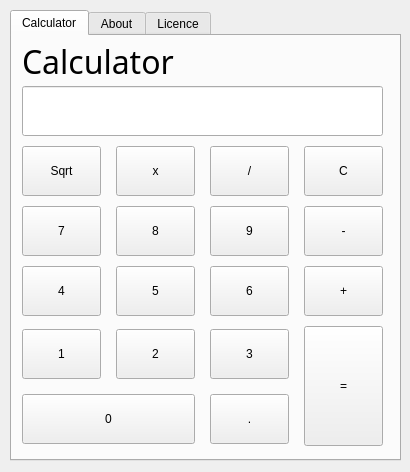
<?xml version="1.0" encoding="UTF-8"?>
<ui version="4.0">
 <class>Calc</class>
 <widget class="QWidget" name="Calc">
  <property name="geometry">
   <rect>
    <x>0</x>
    <y>0</y>
    <width>410</width>
    <height>472</height>
   </rect>
  </property>
  <property name="minimumSize">
   <size>
    <width>410</width>
    <height>472</height>
   </size>
  </property>
  <property name="maximumSize">
   <size>
    <width>410</width>
    <height>472</height>
   </size>
  </property>
  <property name="windowTitle">
   <string>Calculator</string>
  </property>
  <property name="windowIcon">
   <iconset resource="reources.qrc">
    <normaloff>:/Icon2.tiff</normaloff>:/Icon2.tiff</iconset>
  </property>
  <widget class="QTabWidget" name="About">
   <property name="geometry">
    <rect>
     <x>10</x>
     <y>10</y>
     <width>391</width>
     <height>451</height>
    </rect>
   </property>
   <property name="currentIndex">
    <number>0</number>
   </property>
   <widget class="QWidget" name="Calculator">
    <attribute name="title">
     <string>Calculator</string>
    </attribute>
    <widget class="QWidget" name="gridLayoutWidget">
     <property name="geometry">
      <rect>
       <x>10</x>
       <y>50</y>
       <width>361</width>
       <height>362</height>
      </rect>
     </property>
     <layout class="QGridLayout" name="gridLayout" rowstretch="0,0,0,0,0,0,0">
      <property name="sizeConstraint">
       <enum>QLayout::SetDefaultConstraint</enum>
      </property>
      <property name="horizontalSpacing">
       <number>15</number>
      </property>
      <property name="verticalSpacing">
       <number>10</number>
      </property>
      <property name="margin">
       <number>0</number>
      </property>
      <item row="5" column="0">
       <widget class="QPushButton" name="one">
        <property name="minimumSize">
         <size>
          <width>0</width>
          <height>50</height>
         </size>
        </property>
        <property name="text">
         <string>1</string>
        </property>
       </widget>
      </item>
      <item row="4" column="0">
       <widget class="QPushButton" name="four">
        <property name="minimumSize">
         <size>
          <width>0</width>
          <height>50</height>
         </size>
        </property>
        <property name="text">
         <string>4</string>
        </property>
       </widget>
      </item>
      <item row="3" column="0">
       <widget class="QPushButton" name="seven">
        <property name="minimumSize">
         <size>
          <width>0</width>
          <height>50</height>
         </size>
        </property>
        <property name="text">
         <string>7</string>
        </property>
       </widget>
      </item>
      <item row="2" column="1">
       <widget class="QPushButton" name="times">
        <property name="minimumSize">
         <size>
          <width>0</width>
          <height>50</height>
         </size>
        </property>
        <property name="text">
         <string>x</string>
        </property>
       </widget>
      </item>
      <item row="3" column="1">
       <widget class="QPushButton" name="eight">
        <property name="minimumSize">
         <size>
          <width>0</width>
          <height>50</height>
         </size>
        </property>
        <property name="text">
         <string>8</string>
        </property>
       </widget>
      </item>
      <item row="4" column="1">
       <widget class="QPushButton" name="five">
        <property name="minimumSize">
         <size>
          <width>0</width>
          <height>50</height>
         </size>
        </property>
        <property name="text">
         <string>5</string>
        </property>
       </widget>
      </item>
      <item row="5" column="1">
       <widget class="QPushButton" name="two">
        <property name="minimumSize">
         <size>
          <width>0</width>
          <height>50</height>
         </size>
        </property>
        <property name="text">
         <string>2</string>
        </property>
       </widget>
      </item>
      <item row="2" column="2">
       <widget class="QPushButton" name="div">
        <property name="minimumSize">
         <size>
          <width>0</width>
          <height>50</height>
         </size>
        </property>
        <property name="text">
         <string>/</string>
        </property>
       </widget>
      </item>
      <item row="3" column="2">
       <widget class="QPushButton" name="nine">
        <property name="minimumSize">
         <size>
          <width>0</width>
          <height>50</height>
         </size>
        </property>
        <property name="text">
         <string>9</string>
        </property>
       </widget>
      </item>
      <item row="4" column="2">
       <widget class="QPushButton" name="six">
        <property name="minimumSize">
         <size>
          <width>0</width>
          <height>50</height>
         </size>
        </property>
        <property name="text">
         <string>6</string>
        </property>
       </widget>
      </item>
      <item row="5" column="2">
       <widget class="QPushButton" name="three">
        <property name="minimumSize">
         <size>
          <width>0</width>
          <height>50</height>
         </size>
        </property>
        <property name="text">
         <string>3</string>
        </property>
       </widget>
      </item>
      <item row="6" column="0" colspan="2">
       <widget class="QPushButton" name="zero">
        <property name="minimumSize">
         <size>
          <width>0</width>
          <height>50</height>
         </size>
        </property>
        <property name="text">
         <string>0</string>
        </property>
       </widget>
      </item>
      <item row="0" column="0" colspan="4">
       <widget class="QLineEdit" name="lineEdit">
        <property name="minimumSize">
         <size>
          <width>0</width>
          <height>50</height>
         </size>
        </property>
        <property name="font">
         <font>
          <pointsize>24</pointsize>
         </font>
        </property>
        <property name="acceptDrops">
         <bool>false</bool>
        </property>
        <property name="inputMethodHints">
         <set>Qt::ImhDigitsOnly</set>
        </property>
        <property name="inputMask">
         <string notr="true"/>
        </property>
        <property name="text">
         <string/>
        </property>
        <property name="alignment">
         <set>Qt::AlignRight|Qt::AlignTrailing|Qt::AlignVCenter</set>
        </property>
        <property name="readOnly">
         <bool>true</bool>
        </property>
       </widget>
      </item>
      <item row="6" column="2">
       <widget class="QPushButton" name="point">
        <property name="minimumSize">
         <size>
          <width>0</width>
          <height>50</height>
         </size>
        </property>
        <property name="text">
         <string>.</string>
        </property>
       </widget>
      </item>
      <item row="5" column="3" rowspan="2">
       <widget class="QPushButton" name="equals">
        <property name="minimumSize">
         <size>
          <width>0</width>
          <height>120</height>
         </size>
        </property>
        <property name="text">
         <string>=</string>
        </property>
       </widget>
      </item>
      <item row="4" column="3">
       <widget class="QPushButton" name="plus">
        <property name="minimumSize">
         <size>
          <width>0</width>
          <height>50</height>
         </size>
        </property>
        <property name="text">
         <string>+</string>
        </property>
       </widget>
      </item>
      <item row="3" column="3">
       <widget class="QPushButton" name="minus">
        <property name="minimumSize">
         <size>
          <width>0</width>
          <height>50</height>
         </size>
        </property>
        <property name="text">
         <string>-</string>
        </property>
       </widget>
      </item>
      <item row="2" column="3">
       <widget class="QPushButton" name="clear">
        <property name="minimumSize">
         <size>
          <width>0</width>
          <height>50</height>
         </size>
        </property>
        <property name="text">
         <string>C</string>
        </property>
       </widget>
      </item>
      <item row="2" column="0">
       <widget class="QPushButton" name="sqrt">
        <property name="minimumSize">
         <size>
          <width>0</width>
          <height>50</height>
         </size>
        </property>
        <property name="text">
         <string>Sqrt</string>
        </property>
       </widget>
      </item>
     </layout>
    </widget>
    <widget class="QLabel" name="label">
     <property name="geometry">
      <rect>
       <x>10</x>
       <y>10</y>
       <width>211</width>
       <height>31</height>
      </rect>
     </property>
     <property name="font">
      <font>
       <family>Cooper Black</family>
       <pointsize>24</pointsize>
      </font>
     </property>
     <property name="text">
      <string>Calculator</string>
     </property>
    </widget>
   </widget>
   <widget class="QWidget" name="About_2">
    <attribute name="title">
     <string>About</string>
    </attribute>
    <widget class="QLabel" name="label_2">
     <property name="geometry">
      <rect>
       <x>10</x>
       <y>10</y>
       <width>211</width>
       <height>31</height>
      </rect>
     </property>
     <property name="font">
      <font>
       <family>Cooper Black</family>
       <pointsize>24</pointsize>
      </font>
     </property>
     <property name="text">
      <string>About</string>
     </property>
    </widget>
   </widget>
   <widget class="QWidget" name="Licence">
    <attribute name="title">
     <string>Licence</string>
    </attribute>
    <widget class="QLabel" name="label_3">
     <property name="geometry">
      <rect>
       <x>10</x>
       <y>10</y>
       <width>211</width>
       <height>31</height>
      </rect>
     </property>
     <property name="font">
      <font>
       <family>Cooper Black</family>
       <pointsize>24</pointsize>
      </font>
     </property>
     <property name="text">
      <string>Licence</string>
     </property>
    </widget>
    <widget class="QScrollArea" name="scrollArea">
     <property name="geometry">
      <rect>
       <x>10</x>
       <y>50</y>
       <width>361</width>
       <height>361</height>
      </rect>
     </property>
     <property name="widgetResizable">
      <bool>true</bool>
     </property>
     <widget class="QWidget" name="scrollAreaWidgetContents">
      <property name="geometry">
       <rect>
        <x>0</x>
        <y>0</y>
        <width>359</width>
        <height>359</height>
       </rect>
      </property>
      <widget class="QTextEdit" name="licenceField">
       <property name="geometry">
        <rect>
         <x>0</x>
         <y>0</y>
         <width>361</width>
         <height>361</height>
        </rect>
       </property>
       <property name="readOnly">
        <bool>true</bool>
       </property>
      </widget>
     </widget>
    </widget>
   </widget>
  </widget>
 </widget>
 <layoutdefault spacing="6" margin="11"/>
 <resources>
  <include location="reources.qrc"/>
 </resources>
 <connections/>
</ui>
